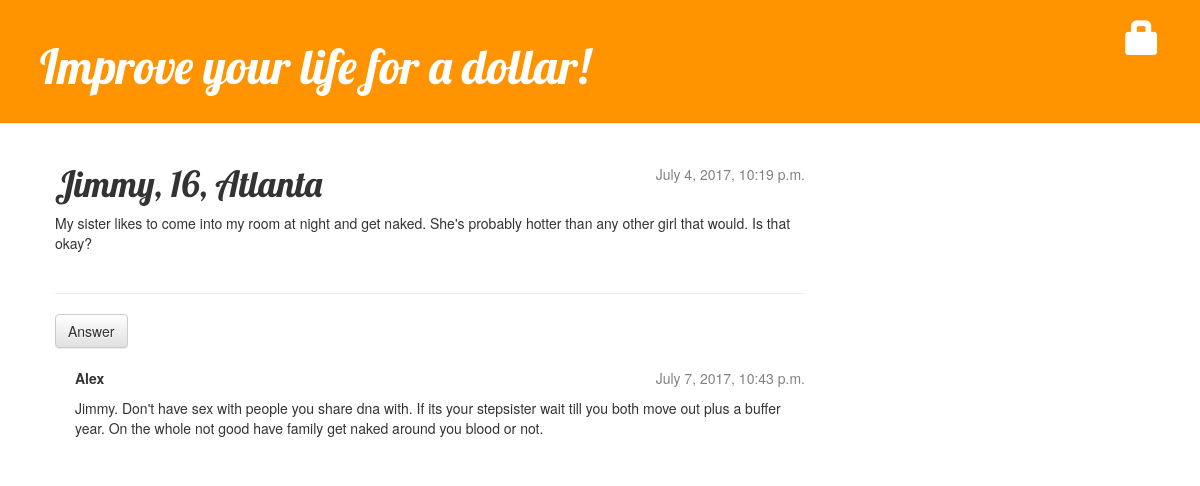
The app's page /post/4/ with its own data.
### blog/models.py (models this page shows, shortened)
class Post(models.Model):
    author = models.ForeignKey('auth.User')
    title = models.CharField(max_length=200)
    text = models.TextField()
    created_date = models.DateTimeField(
            default=timezone.now)
    published_date = models.DateTimeField(
            blank=True, null=True)

class Comment(models.Model):
    post = models.ForeignKey('blog.Post', related_name='comments')
    author = models.CharField(max_length=200)
    text = models.TextField()
    created_date = models.DateTimeField(default=timezone.now)
    approved_comment = models.BooleanField(default=False)

### blog/views.py (the view)
# urls.py: url(r'^post/(?P<pk>\d+)/$', views.post_detail, name='post_detail'),
def post_detail(request, pk):
    post = get_object_or_404(Post, pk=pk)
    return render(request, 'blog/post_detail.html', {'post': post})

### blog/templates/blog/post_detail.html (shortened to what this page needs)
{% extends 'blog/base.html' %}
{% block content %}
    <div class="post">
        {% if post.published_date %}
            <div class="date">
                {{ post.published_date }}
            </div>
{% endif %}
        <h1>{{ post.title }}</h1>
        <p>{{ post.text|linebreaksbr }}</p>
    </div>
<hr>
<a class="btn btn-default" href="{% url 'add_comment_to_post' pk=post.pk %}">Answer</a>
{% for comment in post.comments.all %}
    {% if user.is_authenticated or comment.approved_comment %}
    <div class="comment">
        <div class="date">
            {{ comment.created_date }}
        </div>
        <strong>{{ comment.author }}</strong>
        <p>{{ comment.text|linebreaks }}</p>
    </div>
    {% endif %}
{% empty %}
    <p>No comments here yet :(</p>
{% endfor %}
{% endblock %}

### blog/static/css/blog.css (style rules this page uses)
h1, h2, h3, h4 { font-family: 'Lobster', cursive; }
.date { color: #828282; float: right; }
.post { margin-bottom: 40px; }
.comment { margin: 20px 0px 20px 20px; }

### records on screen
Post: published_date "July 4, 2017, 10:19 p.m.", title "Jimmy, 16, Atlanta", text "My sister likes to come into my room at night and get naked. She's probably hotter than any other girl that would. Is that okay?"
Comment: created_date "July 7, 2017, 10:43 p.m.", author "Alex", text "Jimmy. Don't have sex with people you share dna with. If its your stepsister wait till you both move out plus a buffer year. On the whole not good have family get naked around you blood or not."
